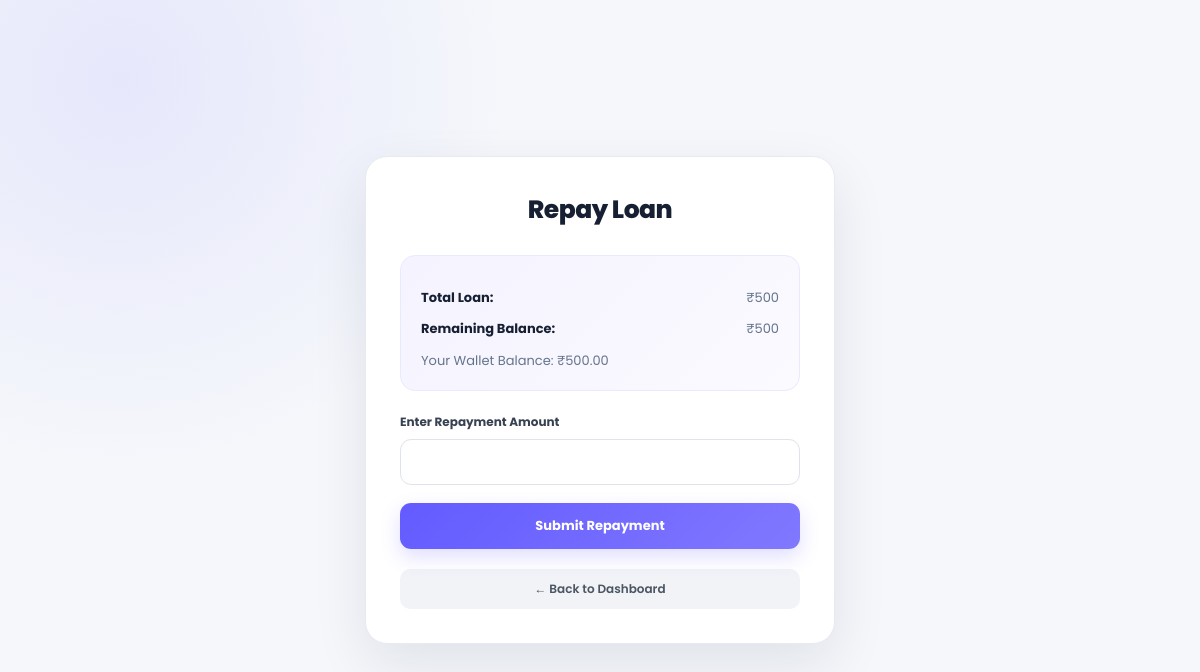
The app's page /repay/7/ (signed in) with its own data.
### accounts/models.py (models this page shows, shortened)
class Loan(models.Model):
    student = models.ForeignKey(User, on_delete=models.CASCADE)
    application = models.OneToOneField(Application, on_delete=models.CASCADE)
    total_amount = models.IntegerField()
    remaining_amount = models.IntegerField()
    interest_rate = models.FloatField(default=5.0)
    deadline = models.DateField(null=True, blank=True)   # ✅ IMPORTANT
    due_date = models.DateField(null=True, blank=True)
    status = models.CharField(max_length=20, default="Active")
    created_at = models.DateTimeField(auto_now_add=True)
    reminder_sent = models.BooleanField(default=False)

class Profile(models.Model):
    ROLE_CHOICES = (
        ('student', 'Student'),
        ('supervisor', 'Supervisor'),
        ('admin', 'Admin'),
    )
    user = models.OneToOneField(User, on_delete=models.CASCADE)
    role = models.CharField(max_length=20, choices=ROLE_CHOICES)
    full_name = models.CharField(max_length=100, blank=True, null=True)
    phone = models.CharField(max_length=15, blank=True, null=True)
    college = models.CharField(max_length=200, blank=True, null=True)
    course = models.CharField(max_length=100, blank=True, null=True)
    year = models.CharField(max_length=10, blank=True, null=True)
    otp = models.CharField(max_length=6, blank=True, null=True)
    otp_verified = models.BooleanField(default=False)
    otp_created_at = models.DateTimeField(null=True, blank=True)
    otp_attempts = models.IntegerField(default=0)
    max_limit = models.IntegerField(default=10000)
    used_amount = models.IntegerField(default=0)
    account_balance = models.DecimalField(max_digits=12, decimal_places=2, default=0)  # virtual wallet

### accounts/views.py (the view, shortened to what this page needs)
# urls.py: path('repay/<int:loan_id>/', views.repay_loan, name='repay_loan'),
@login_required
def repay_loan(request, loan_id):
    profile = Profile.objects.get(user=request.user)
    if profile.role != 'student':
        return redirect('login')
    loan = get_object_or_404(Loan, id=loan_id, student=request.user)
    return render(request, 'accounts/repay.html', {'loan': loan, 'profile': profile})

### accounts/templates/accounts/repay.html (shortened to what this page needs)
{% load static %}
{% block content %}
<link rel="stylesheet"
      href="{% static 'shenova.css' %}">
<div class="repay-page">
<div class="repay-container">
<h2>Repay Loan</h2>
<div class="loan-box">
<p><strong>Total Loan:</strong> ₹{{ loan.total_amount }}</p>
<p><strong>Remaining Balance:</strong> ₹{{ loan.remaining_amount }}</p>
<p>Your Wallet Balance: ₹{{ profile.account_balance }}</p>
</div>
<form method="POST">
<label>Enter Repayment Amount</label>
<input type="number" name="amount" max="{{ loan.remaining_amount }}" required>
<button type="submit" class="submit-btn">
Submit Repayment
</button>
</form>
<div style="margin-top:20px; text-align:center;">
    <a href="{% url 'student_dashboard' %}" class="repay-back">
    ← Back to Dashboard
</a>
</div>
</div>
</div>
{% endblock %}

### statics/shenova.css (style rules this page uses)
* { box-sizing: border-box; }
a { color: inherit; }
button, input, textarea, select { font-family: inherit; }
button { cursor: pointer; }
form:not([method="GET"]) input, form:not([method="GET"]) select, form:not([method="GET"]) textarea { transition: border .2s ease, box-shadow .2s ease; }
input, select, textarea { border: 1px solid var(--border); border-radius: 10px; background: white; color: var(--text); outline: none; }
.repay-page { min-height: 100vh; margin: 0; background: radial-gradient(circle at 10% 10%, rgba(99,91,255,.10), transparent 30%), #f5f7fb; color: #172033; font-family: "Poppins", "Segoe UI", sans-serif; display: flex; align-items: center; justify-content: center; padding: 30px; }
.repay-container { width: 100%; max-width: 470px; padding: 34px; background: #ffffff; border: 1px solid #e7eaf0; border-radius: 22px; box-shadow: 0 20px 55px rgba(15,23,42,.09); }
.repay-container h2 { margin: 0 0 26px; text-align: center; color: #172033; font-size: 25px; font-weight: 800; letter-spacing: -.5px; }
.loan-box { padding: 20px; margin-bottom: 22px; border: 1px solid #e8eaff; border-radius: 15px; background: linear-gradient(135deg,#f5f3ff,#fafaff); }
.loan-box p { display: flex; justify-content: space-between; gap: 15px; margin: 12px 0; color: #64748b; font-size: 13px; }
.loan-box p:last-child { margin-bottom: 0; }
.loan-box strong { color: #172033; }
.repay-container form label { display: block; margin-bottom: 8px; color: #374151; font-size: 12px; font-weight: 700; }
.repay-container input[type="number"] { width: 100%; height: 46px; padding: 0 14px; border: 1px solid #dfe3eb; border-radius: 11px; background: #fff; color: #172033; font-size: 14px; outline: none; transition: .2s; }
.submit-btn { width: 100%; min-height: 46px; margin-top: 18px; border: none; border-radius: 11px; background: linear-gradient(135deg,#635bff,#8178ff); color: #fff; font-size: 13px; font-weight: 700; cursor: pointer; box-shadow: 0 8px 20px rgba(99,91,255,.20); transition: .2s; }
.repay-back { display: block; margin-top: 20px; padding: 11px 18px; border-radius: 10px; background: #f1f3f7; color: #4b5563; text-align: center; text-decoration: none; font-size: 12px; font-weight: 600; transition: .2s; }

### records on screen
Loan: total_amount "500", remaining_amount "500"
Profile: account_balance "500.00"
